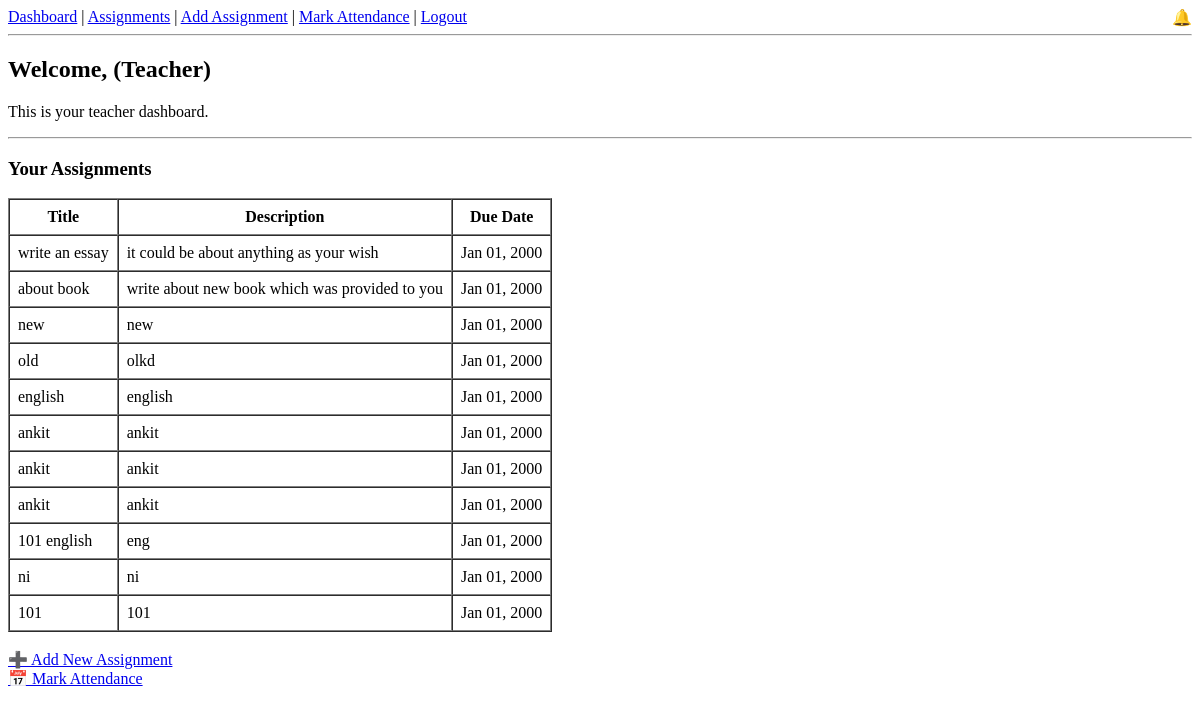
Screenshot of /teacher-dashboard/ (signed in) with the database file from the repository.
### core/models.py (models this page shows, shortened)
class Assignment(models.Model):
    course = models.ForeignKey(Course, on_delete=models.CASCADE)
    title = models.CharField(max_length=100)
    description = models.TextField(blank=True)
    due_date = models.DateField()

### core/views.py (the view)
# urls.py: path('teacher-dashboard/', views.teacher_dashboard, name='teacher_dashboard'),
@login_required
def teacher_dashboard(request):
    if request.user.is_staff:
        assignments = Assignment.objects.all()
        return render(request, 'core/teacher_dashboard.html', {'assignments': assignments})
    else:
        return redirect('student_dashboard')

### core/context_processors.py (called while the page is built)
def notifications_processor(request):
    if request.user.is_authenticated:
        return {
            'notifications': request.user.notifications.filter(is_read=False).order_by('-created_at')
        }
    return {}

### core/templates/core/teacher_dashboard.html
{% extends 'core/base.html' %}
{% block content %}
<h2>Welcome, {{ request.user.first_name }} (Teacher)</h2>
<p>This is your teacher dashboard.</p>
<hr>
<h3>Your Assignments</h3>
{% if assignments %}
    <table border="1" cellpadding="8" cellspacing="0">
        <tr>
            <th>Title</th>
            <th>Description</th>
            <th>Due Date</th>
        </tr>
        {% for assignment in assignments %}
            <tr>
                <td>{{ assignment.title }}</td>
                <td>{{ assignment.description }}</td>
                <td>{{ assignment.due_date|date:"M d, Y" }}</td>
            </tr>
        {% endfor %}
    </table>
{% else %}
    <p>No assignments found.</p>
{% endif %}
<br>
<a href="{% url 'add_assignment' %}">➕ Add New Assignment</a><br>
<a href="{% url 'attendance_page' %}">📅 Mark Attendance</a>
{% endblock %}

### rows the page displays
Assignment: title "write an essay", description "it could be about anything as your wish", due_date "Jan 01, 2000"
Assignment: title "about book", description "write about new book which was provided to you", due_date "Jan 01, 2000"
Assignment: title "new", description "new", due_date "Jan 01, 2000"
Assignment: title "old", description "olkd", due_date "Jan 01, 2000"
Assignment: title "english", description "english", due_date "Jan 01, 2000"
Assignment: title "ankit", description "ankit", due_date "Jan 01, 2000"
Assignment: title "ankit", description "ankit", due_date "Jan 01, 2000"
Assignment: title "ankit", description "ankit", due_date "Jan 01, 2000"
Assignment: title "101 english", description "eng", due_date "Jan 01, 2000"
Assignment: title "ni", description "ni", due_date "Jan 01, 2000"
Assignment: title "101", description "101", due_date "Jan 01, 2000"
